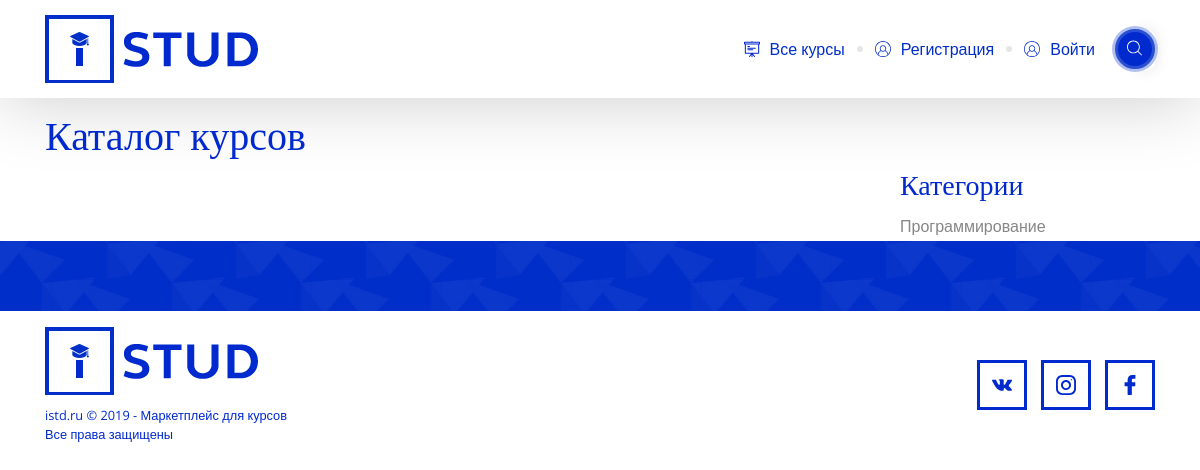
/courses/category-2/, run on an earlier commit of the app's database.
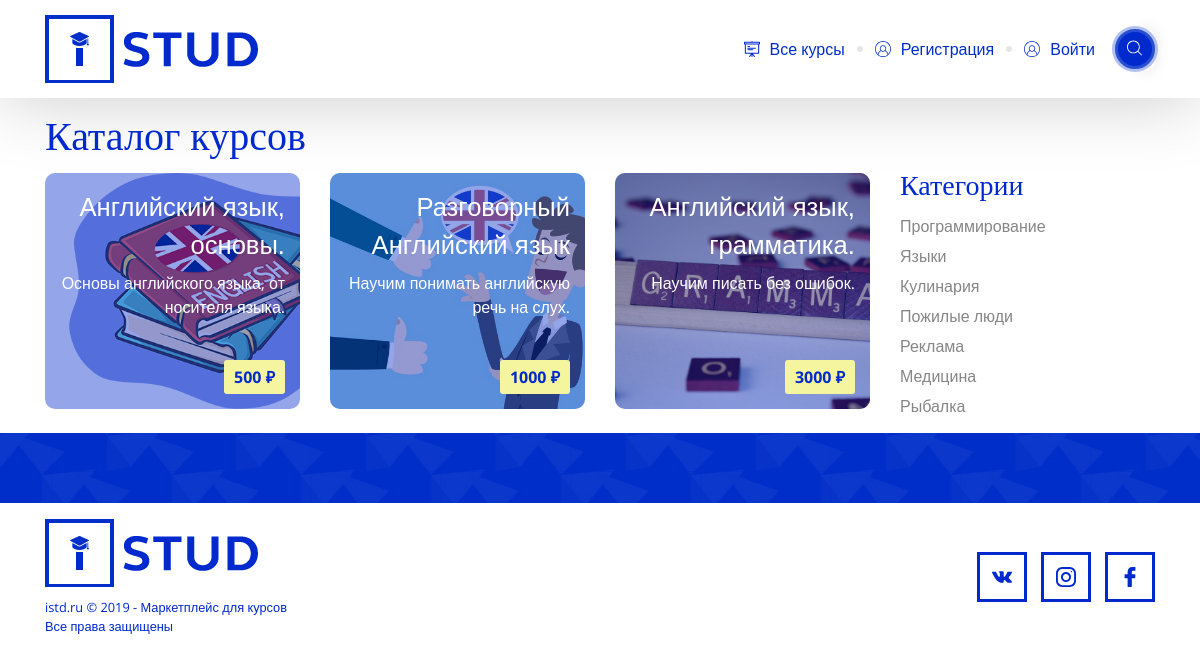
And on a later commit of the database.
### courses/models.py (models this page shows, shortened)
class CourseCategory(models.Model):
    name = models.CharField('Название категории курса', max_length=255)
    class Meta:
        verbose_name = 'Категория курса'

class Course(models.Model):
    name = models.CharField('Название курса', max_length=100)
    price = models.IntegerField('Цена')
    duration = models.IntegerField('Длительность')
    description = models.TextField('Описание')
    img = models.ImageField('Изображение курса', upload_to="courses/", null=True, blank=True)
    category = models.ForeignKey(CourseCategory, on_delete=models.PROTECT)
    date_start = models.DateTimeField('Дата и время начала курса', auto_now=True, blank=True)
    creator = models.ForeignKey(settings.AUTH_USER_MODEL, on_delete=models.SET_NULL, null=True, blank=True)
    company_id = models.ForeignKey(Company, max_length=20, blank=True, null=True, on_delete=models.SET_NULL)  # TODO: создать модель компании
    class Meta:
        verbose_name = 'Курс'
        verbose_name_plural = 'Курсы'

### courses/views.py (the view)
# urls.py: path('courses/category-<int:pk>/', coursesView.CourseCategoryView.as_view(), name="courses_category"),
class CourseCategoryView(BaseView):
    template_name = 'courses.html'
    def get_context_data(self, **kwards):
        context = super(CourseCategoryView, self).get_context_data(**kwards)
        context['courses'] = models.Course.objects.filter(category_id=kwards['pk'])
        context['categories'] = models.CourseCategory.objects.all()
        return context

### main/views.py (called while the page is built)
    def get_context_data(self, **kwards):
        context = super(BaseView, self).get_context_data(**kwards)
        if self.request.session.session_key is None:
            self.request.session.create()
        context['main'] = modelsAdmin.AdminModel
        return context

### templates/courses.html
{% extends 'base.html' %}
{% load static %}
{% block bg %}class="none"{% endblock %}
{% block content %}
    <div class="container">
		<h1>Каталог курсов</h1>
		<div class="row">
			<div class="col-md-9">
				<div class="row courselist">
					{% for course in courses %}
                        <div class="col-md-4 pt-1 mb-4">
                            <a class="d-flex flex-column h-100 justify-content-between" style="background-image: url(/media/{{ course.img }})"
                               href="{% url 'course' course.pk %}">
                            <span>
								<span class="header">{{ course.name }}</span>
								<span class="description">{{ course.description }}</span>
							</span>
                                <span>
                                    <span class="price">{{ course.price }} ₽</span>
                                </span>
                            </a>
                        </div>
                    {% endfor %}
				</div>
			</div>
			<div class="col-md-3 categories">
				<h3>Категории</h3>
				<ul>
					{% for category in categories %}
						<li><a href="{% url 'courses_category' category.pk %}">{{ category.name }}</a></li>
					{% endfor %}
				</ul>
			</div>
		</div>
	</div>
	<div class="delimiter"></div>
{% endblock %}

### templates/base.html (shortened to what this page needs)
{% load static %}
<!doctype html>
<html lang="ru">
<head>
    <link rel="stylesheet" href="https://stackpath.bootstrapcdn.com/bootstrap/4.3.1/css/bootstrap.min.css"
>
    <link rel="stylesheet" href="https://cdnjs.cloudflare.com/ajax/libs/OwlCarousel2/2.3.4/assets/owl.carousel.min.css">
    <link rel="stylesheet" href="{% static 'dist/css/styles.css' %}">
</head>
<body {% block bg %}{% endblock %}>
<header>
    <div class="container d-flex justify-content-between">
        <a href="/" class="logo"></a>
        <div class="d-flex align-items-center">
            <nav class="main-menu">
                <ul class="d-flex">
                    <li class="d-flex align-items-center"><a href="{% url 'courses' %}" class="d-flex align-items-center">
                        <svg class="icon">
                            <use xlink:href="{% static '/dist/img/svg/sprite.svg' %}#cources"></use>
                        </svg>
                        Все курсы
                    </a></li>
                    {% if request.user.is_authenticated %}
                        <li class="d-flex align-items-center">
                            <a href="/cabinet" class="d-flex align-items-center">
                                <svg class="icon">
                                    <use xlink:href="{% static '/dist/img/svg/sprite.svg' %}#ava"></use>
                                </svg>
                                Кабинет
                            </a>
                        </li>
                    {% else %}
                        <li class="d-flex align-items-center">
                            <a data-toggle="modal" data-target="#register" class="d-flex align-items-center">
                                <svg class="icon">
                                    <use xlink:href="{% static '/dist/img/svg/sprite.svg' %}#ava"></use>
                                </svg>
                                Регистрация
                            </a>
                        </li>
                        <li class="d-flex align-items-center last-point">
                            <a data-toggle="modal" data-target="#login" class="d-flex align-items-center" style="margin-right: 20px;">
                                <svg class="icon">
                                    <use xlink:href="{% static '/dist/img/svg/sprite.svg' %}#ava"></use>
                                </svg>
                                Войти
                            </a>
                        </li>
                    {% endif %}
                </ul>
            </nav>
            <div class="search">
                <form action="{% url 'search' %}" method="get">
                    <button class="btn search-btn"
                            onclick="$('.close-search svg').css({'opacity': '1'});$('.search input').css({'width':'690px'});if($('.search input').css('width') !== '690px'){return false;}">
                        <svg class="icon">
                            <use xlink:href="{% static '/dist/img/svg/sprite.svg' %}#glass"></use>
                        </svg>
                    </button>
                </form>
            </div>
        </div>
    </div>
</header>
{% block content %}
{% endblock %}
<footer>
    <div class="container pb-3 pt-3 d-flex align-items-center justify-content-between">
        <div>
            <a href="/" class="logo footer-logo"></a>
            <div class="copy">
                istd.ru © 2019 - Маркетплейс для курсов <br>
                Все права защищены
            </div>
        </div>
        <div class="social">
            <ul>
                <li><a href="https://vk.com">
                    <svg class="icon">
                        <use xlink:href="{% static '/dist/img/svg/sprite.svg' %}#vk"></use>
                    </svg>
                </a></li>
                <li><a href="https://instagram.com">
                    <svg class="icon">
                        <use xlink:href="{% static '/dist/img/svg/sprite.svg' %}#inst"></use>
                    </svg>
                </a></li>
                <li><a href="https://facebook.com">
                    <svg class="icon">
                        <use xlink:href="{% static '/dist/img/svg/sprite.svg' %}#fb"></use>
                    </svg>
                </a></li>
            </ul>
        </div>
    </div>
</footer>
</body>
</html>

What changed in the data, as far as the page shows it:
added Course: img (picture), name "Английский язык, основы.", description "Основы английского языка, от носителя языка.", price "500"
added Course: img (picture), name "Разговорный Английский язык", description "Научим понимать английскую речь на слух.", price "1000"
added Course: img (picture), name "Английский язык, грамматика.", description "Научим писать без ошибок.", price "3000"
added CourseCategory: name "Языки"
added CourseCategory: name "Кулинария"
added CourseCategory: name "Пожилые люди"
added CourseCategory: name "Реклама"
added CourseCategory: name "Медицина"
added CourseCategory: name "Рыбалка"
